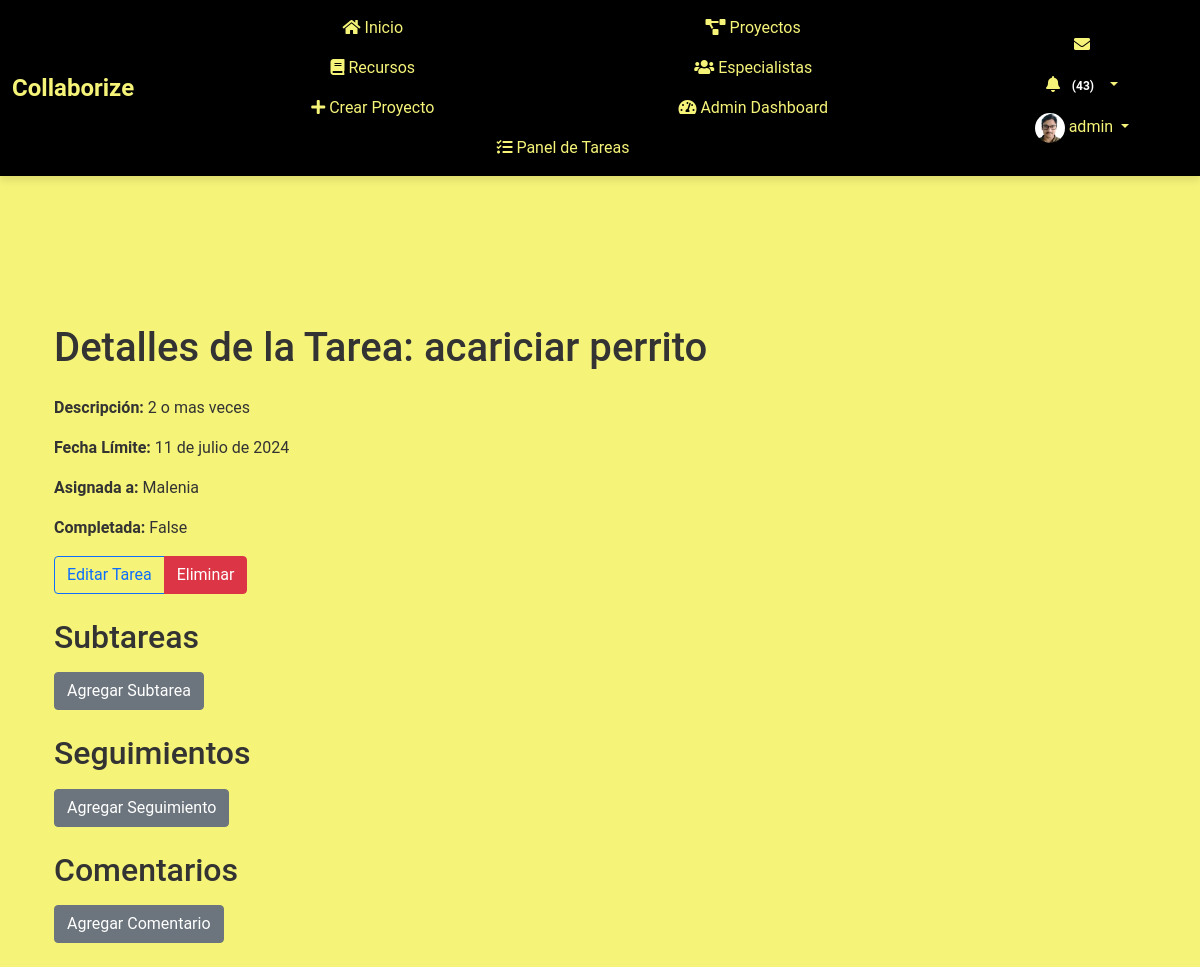
The app's page /tareas/30/ (signed in), older data.
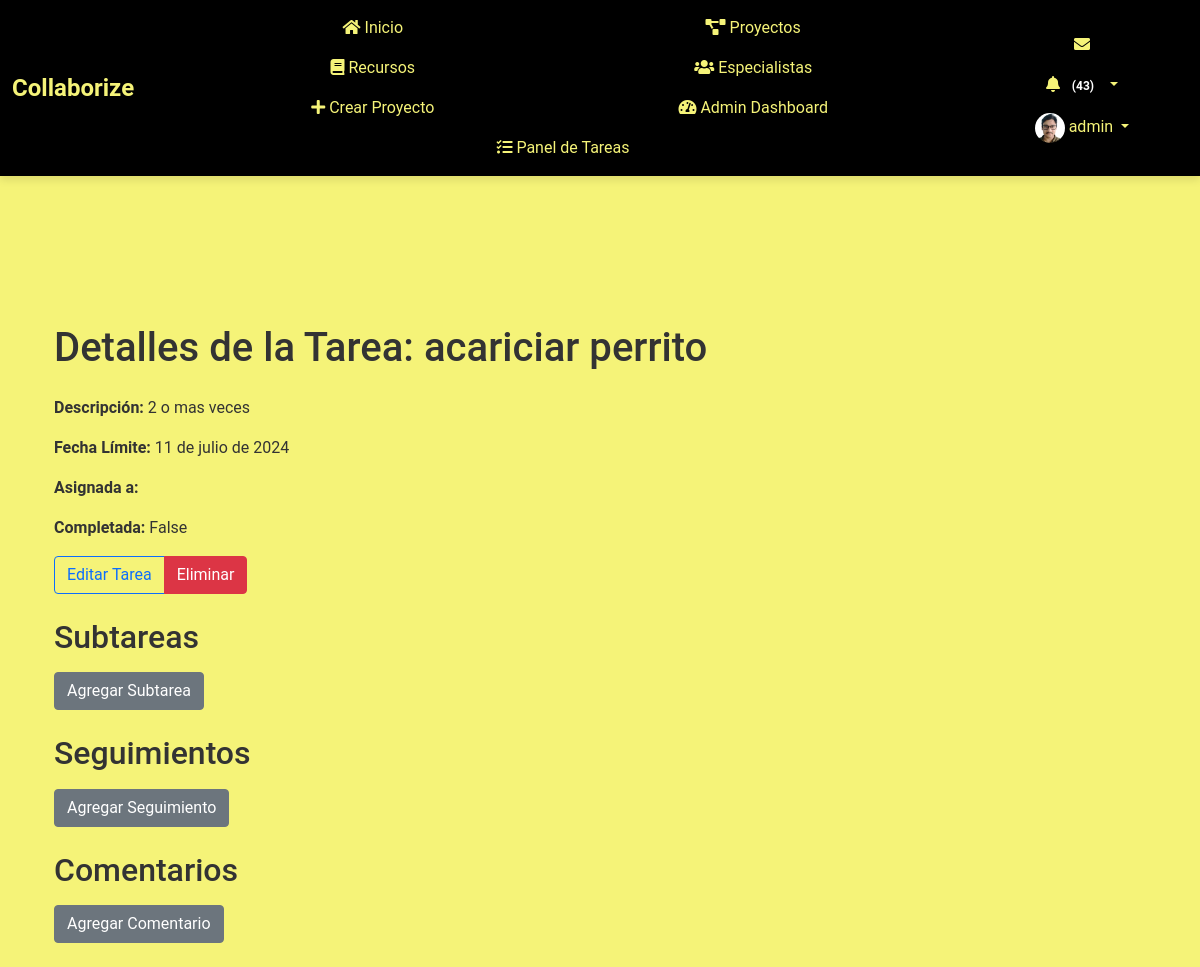
The same page, newer data.
### myapp/models.py (models this page shows, shortened)
class Tarea(models.Model):
    proyecto = models.ForeignKey(Proyecto, related_name='tareas', on_delete=models.CASCADE)
    nombre = models.CharField(max_length=200)
    descripcion = models.TextField(blank=True, null=True)
    completada = models.BooleanField(default=False)
    fecha_limite = models.DateField(blank=True, null=True)
    asignada_a = models.ForeignKey(User, related_name='tareas_asignadas', on_delete=models.SET_NULL, blank=True, null=True)

### myapp/views.py (the view)
# urls.py: path('tareas/<int:tarea_id>/', views.detalle_tarea, name='detalle_tarea'),
@login_required
def detalle_tarea(request, tarea_id):
    tarea = get_object_or_404(Tarea, id=tarea_id)
    subtareas = tarea.subtareas.all()
    seguimientos = SeguimientoTarea.objects.filter(tarea=tarea).order_by('-fecha')
    comentarios = tarea.comentarios.all().order_by('-fecha_creacion')
    if request.method == 'POST':
        if 'comentario' in request.POST:
            comentario_form = ComentarioTareaForm(request.POST)
            if comentario_form.is_valid():
                comentario = comentario_form.save(commit=False)
                comentario.tarea = tarea
                comentario.autor = request.user
                comentario.save()
                return redirect('detalle_tarea', tarea_id=tarea.id)
        elif 'seguimiento' in request.POST:
            seguimiento_form = SeguimientoTareaForm(request.POST)
            if seguimiento_form.is_valid():
                seguimiento = seguimiento_form.save(commit=False)
                seguimiento.tarea = tarea
                seguimiento.autor = request.user
                seguimiento.save()
                return redirect('detalle_tarea', tarea_id=tarea.id)
        elif 'subtarea' in request.POST:
            subtarea_form = SubtareaForm(request.POST)
            if subtarea_form.is_valid():
                subtarea = subtarea_form.save(commit=False)
                subtarea.tarea = tarea
                subtarea.save()
                return redirect('detalle_tarea', tarea_id=tarea.id)
    else:
        comentario_form = ComentarioTareaForm()
        seguimiento_form = SeguimientoTareaForm()
        subtarea_form = SubtareaForm()
    return render(request, 'myapp/detalle_tarea.html', {
        'tarea': tarea,
        'subtareas': subtareas,
        'seguimientos': seguimientos,
        'comentarios': comentarios,
        'comentario_form': comentario_form,
        'seguimiento_form': seguimiento_form,
        'subtarea_form': subtarea_form
    })

### myapp/templates/myapp/detalle_tarea.html (shortened to what this page needs)
{% extends 'myapp/base.html' %}
{% block content %}
<div class="container mt-5">
    <h1 class="mb-4">Detalles de la Tarea: {{ tarea.nombre }}</h1>
    <p><strong>Descripción:</strong> {{ tarea.descripcion }}</p>
    <p><strong>Fecha Límite:</strong> {{ tarea.fecha_limite }}</p>
    <p><strong>Asignada a:</strong> {{ tarea.asignada_a.username }}</p>
    <p><strong>Completada:</strong> {{ tarea.completada }}</p>
    <div class="btn-group mb-4" role="group">
        <a href="{% url 'editar_tarea' tarea.id %}" class="btn btn-outline-primary">Editar Tarea</a>
        <a href="{% url 'eliminar_tarea' tarea.id %}?next={% url 'proyecto_lista' %}" class="btn btn-danger">Eliminar</a>
    </div>
    <h2>Subtareas</h2>
    <button class="btn btn-secondary mb-4" onclick="toggleForm('subtarea-form')">Agregar Subtarea</button>
    <h2>Seguimientos</h2>
    <button class="btn btn-secondary mb-4" onclick="toggleForm('seguimiento-form')">Agregar Seguimiento</button>
    <h2>Comentarios</h2>
    <button class="btn btn-secondary mb-4" onclick="toggleForm('comentario-form')">Agregar Comentario</button>
</div>
{% endblock %}

Row changes from the older to the newer data that the page shows:
changed Tarea "acariciar perrito": asignada_a.username "Malenia" → (not shown)
